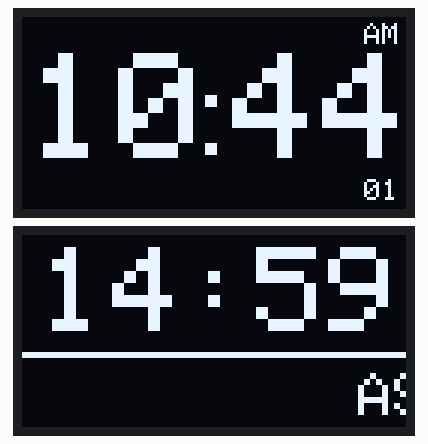
Bench run of a sketch on a simulated Arduino Uno, built with avr-gcc and run on an emulated ATmega328P. On the bench: 2 × 128×64 one-colour display.

Above: at 1.02 s.
At 5.1 s:
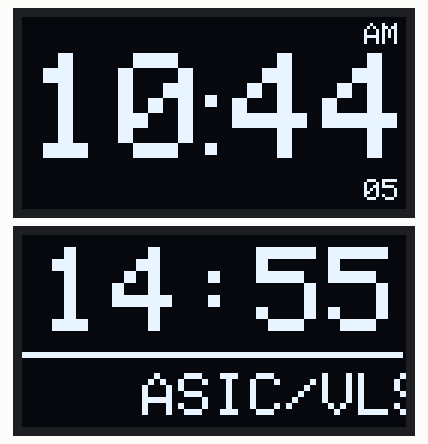
At 11.28 s:
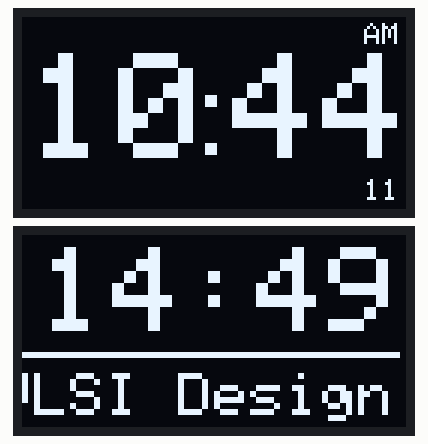
At 17.46 s:
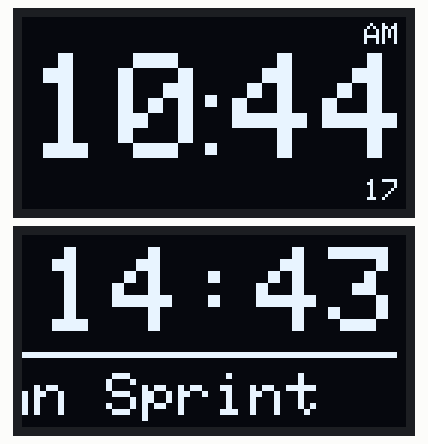
At 23.08 s:
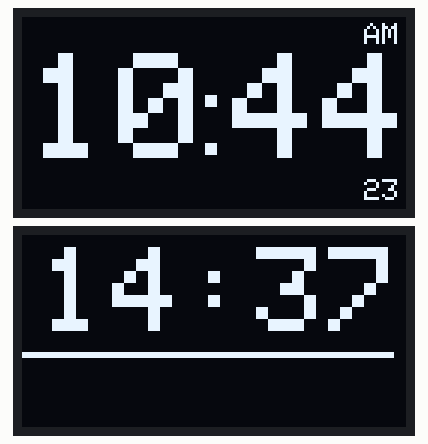
At 39.0 s:
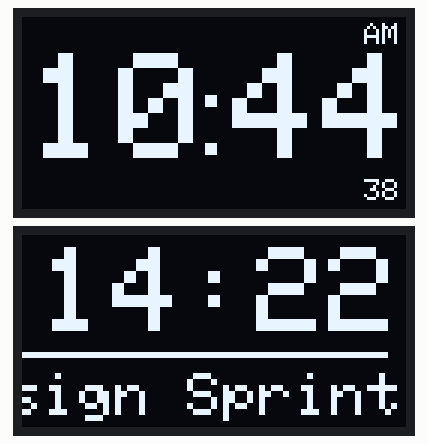

The sketch:

Timer_UI.ino
```cpp
#include <Wire.h>
#include <Adafruit_GFX.h>
#include <Adafruit_SSD1306.h>

#define SCREEN_WIDTH 128
#define SCREEN_HEIGHT 64
#define OLED_RESET -1

Adafruit_SSD1306 displayLeft(SCREEN_WIDTH, SCREEN_HEIGHT, &Wire, OLED_RESET);
Adafruit_SSD1306 displayRight(SCREEN_WIDTH, SCREEN_HEIGHT, &Wire, OLED_RESET);

// Non-blocking timer variables
unsigned long lastSecondTick = 0;
unsigned long lastScrollTick = 0;

// Timer State
int totalTimerSeconds = 14 * 60 + 59; // Total starting time (14:59)
int fakeSecondsRemaining = totalTimerSeconds;

// Dynamic Scrolling Variables
int scrollX = 0;
String taskText = "ASIC/VLSI Design Sprint";
int taskWidth;

void setup() {
  Serial.begin(115200);

  if(!displayLeft.begin(SSD1306_SWITCHCAPVCC, 0x3C)) for(;;);
  if(!displayRight.begin(SSD1306_SWITCHCAPVCC, 0x3D)) for(;;);

  displayLeft.setRotation(0);
  displayRight.setRotation(0);
  displayLeft.setTextWrap(false);
  displayRight.setTextWrap(false);

  // Calculate text width: Size 2 font is 12 pixels wide per character
  taskWidth = taskText.length() * 12;

  if (taskWidth <= 128) {
    scrollX = (128 - taskWidth) / 2; // Lock to center if it fits
  } else {
    scrollX = 128; // Start completely off-screen right if it needs to scroll
  }
}

void loop() {
  unsigned long currentMillis = millis();

  // -------------------------------------------------------------
  // TIME & PHYSICS ENGINE
  // -------------------------------------------------------------
  if (currentMillis - lastSecondTick >= 1000) {
    lastSecondTick = currentMillis;
    if (fakeSecondsRemaining > 0) fakeSecondsRemaining--;
  }

  if (currentMillis - lastScrollTick >= 25) {
    lastScrollTick = currentMillis;
    if (taskWidth > 128) {
      scrollX--;
      if (scrollX < -taskWidth) {
        scrollX = 128;
      }
    }
  }

  // -------------------------------------------------------------
  // D1: MASTER CLOCK (Always On)
  // -------------------------------------------------------------
  displayLeft.clearDisplay();
  displayLeft.setTextColor(SSD1306_WHITE);

  char hourStr[3], minStr[3], secStr[3];
  sprintf(hourStr, "%02d", 10);
  sprintf(minStr, "%02d", 44);
  sprintf(secStr, "%02d", (60 - (fakeSecondsRemaining % 60)) % 60);

  displayLeft.setTextSize(5);
  displayLeft.setCursor(2, 12);
  displayLeft.print(hourStr);

  // Master Clock Colons
  displayLeft.fillRect(61, 26, 4, 4, SSD1306_WHITE);
  displayLeft.fillRect(61, 42, 4, 4, SSD1306_WHITE);

  displayLeft.setCursor(70, 12);
  displayLeft.print(minStr);

  displayLeft.setTextSize(1);
  displayLeft.setCursor(114, 2);
  displayLeft.print("AM");
  displayLeft.setCursor(114, 54);
  displayLeft.print(secStr);

  displayLeft.display();

  // -------------------------------------------------------------
  // D2: FOCUS TIMER + PROGRESS BAR + DYNAMIC TEXT
  // -------------------------------------------------------------
  displayRight.clearDisplay();
  displayRight.setTextColor(SSD1306_WHITE);

  int m = fakeSecondsRemaining / 60;
  int s = fakeSecondsRemaining % 60;
  char timerM[3], timerS[3];
  sprintf(timerM, "%02d", m);
  sprintf(timerS, "%02d", s);

  // 1. Countdown Timer (Size 4, Top)
  displayRight.setTextSize(4);
  displayRight.setCursor(6, 4);
  displayRight.print(timerM);
  displayRight.print(":");
  displayRight.print(timerS);

  // 2. The Borderless Progress Bar (Middle Gap)
  // Maps the remaining time to a pixel width between 0 and 128
  int barWidth = map(fakeSecondsRemaining, 0, totalTimerSeconds, 0, 128);
  displayRight.fillRect(0, 39, barWidth, 2, SSD1306_WHITE);

  // 3. Task Text (Size 2, Bottom)
  displayRight.setTextSize(2);
  displayRight.setCursor(scrollX, 46);
  displayRight.print(taskText);

  displayRight.display();
}
```
